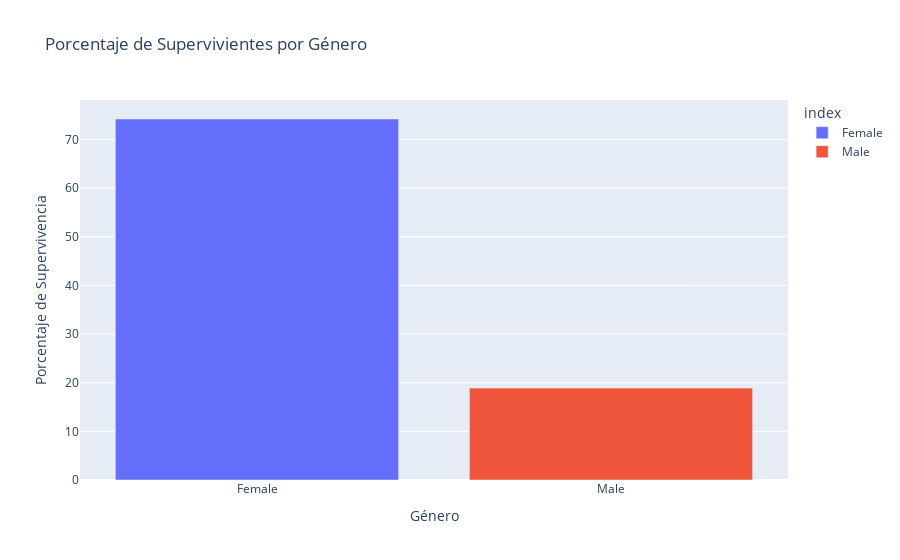

Here is the notebook cell this chart was saved with:
### Code cell
import plotly.express as px
import pandas as pd

# Survivors_by_sex_percentage es un DataFrame con 'Female' y 'Male' como índices y 'Survived' como columna
survivors_by_sex_percentage = pd.DataFrame({'Survived': [74.203822, 18.890815]}, index=['Female', 'Male'])

# Creao gráfico interactivo
fig = px.bar(survivors_by_sex_percentage, x=survivors_by_sex_percentage.index, y='Survived',
             labels={'Survived': 'Porcentaje de Supervivencia'},
             title='Porcentaje de Supervivientes por Género',
             color=survivors_by_sex_percentage.index)

# Personalizo diseño
fig.update_layout(xaxis_title='Género', yaxis_title='Porcentaje de Supervivencia')

# Mostrar gráfico
fig.show()

### Figure 1 — Plotly figure (JSON) as saved in the notebook; plotly's stock layout.template omitted (floating-point values rounded to 4 significant figures)
{"data": [{"alignmentgroup": "True", "hovertemplate": "index=%{x}<br>Porcentaje de Supervivencia=%{y}<extra></extra>", "legendgroup": "Female", "marker": {"color": "#636efa", "pattern": {"shape": ""}}, "name": "Female", "offsetgroup": "Female", "orientation": "v", "showlegend": true, "textposition": "auto", "type": "bar", "x": ["Female"], "xaxis": "x", "y": [74.2], "yaxis": "y"}, {"alignmentgroup": "True", "hovertemplate": "index=%{x}<br>Porcentaje de Supervivencia=%{y}<extra></extra>", "legendgroup": "Male", "marker": {"color": "#EF553B", "pattern": {"shape": ""}}, "name": "Male", "offsetgroup": "Male", "orientation": "v", "showlegend": true, "textposition": "auto", "type": "bar", "x": ["Male"], "xaxis": "x", "y": [18.89], "yaxis": "y"}], "layout": {"barmode": "relative", "legend": {"title": {"text": "index"}, "tracegroupgap": 0}, "title": {"text": "Porcentaje de Supervivientes por Género"}, "xaxis": {"anchor": "y", "categoryarray": ["Female", "Male"], "categoryorder": "array", "domain": [0, 1], "title": {"text": "Género"}}, "yaxis": {"anchor": "x", "domain": [0, 1], "title": {"text": "Porcentaje de Supervivencia"}}}}
